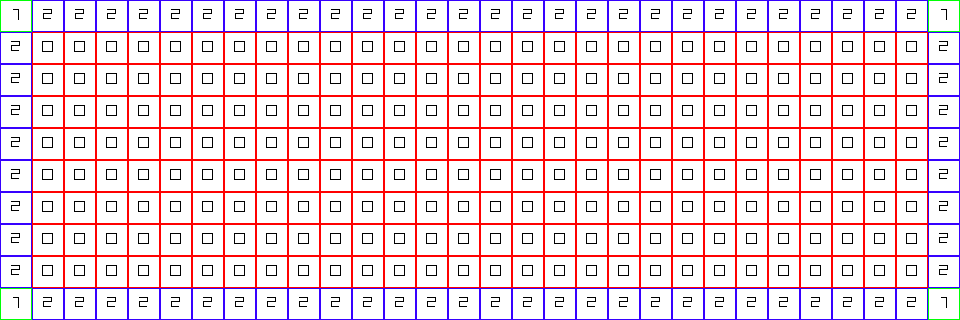

A level layout from a 2D game, rendered from its tile map. Below: a short description, then the map file with tile-grid data replaced by summaries:
An orthogonal 30x10 tile map with 32x32 px tiles, 1 tile layer (Tile Layer 1).

<map version="1.0" orientation="orthogonal" width="30" height="10" tilewidth="32" tileheight="32">
 <tileset firstgid="1" name="tiles" tilewidth="32" tileheight="32">
  <image source="sprites/tiles.png" width="64" height="64" />
 </tileset>
 <layer name="Tile Layer 1" width="30" height="10">
  <data>[300 cells, 300 non-empty, 3 distinct tile ids]</data>
 </layer>
</map>